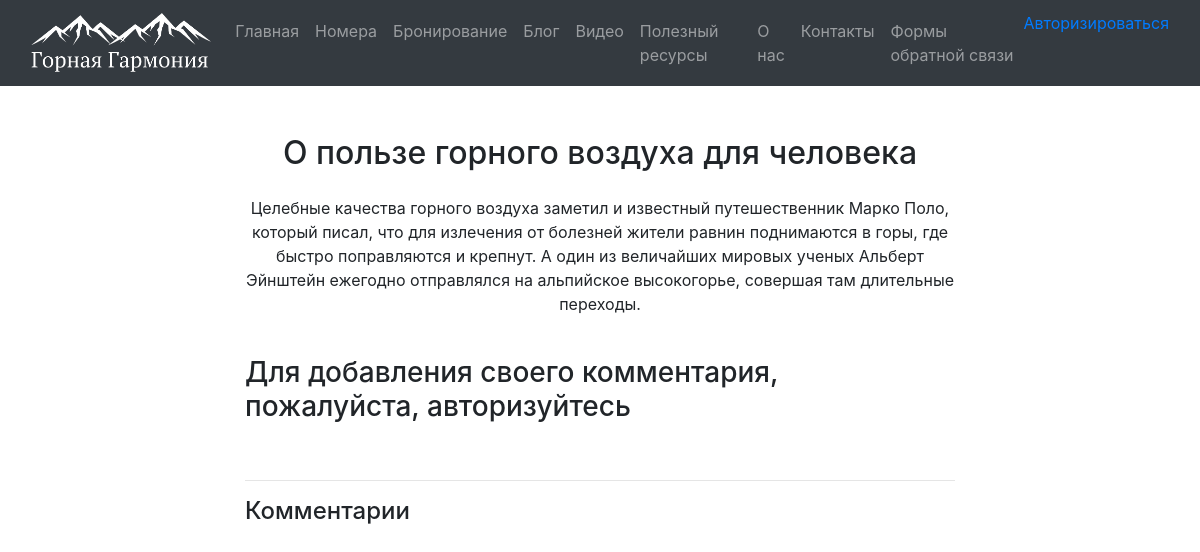
The page /blogpost/1/ on the database as committed earlier.
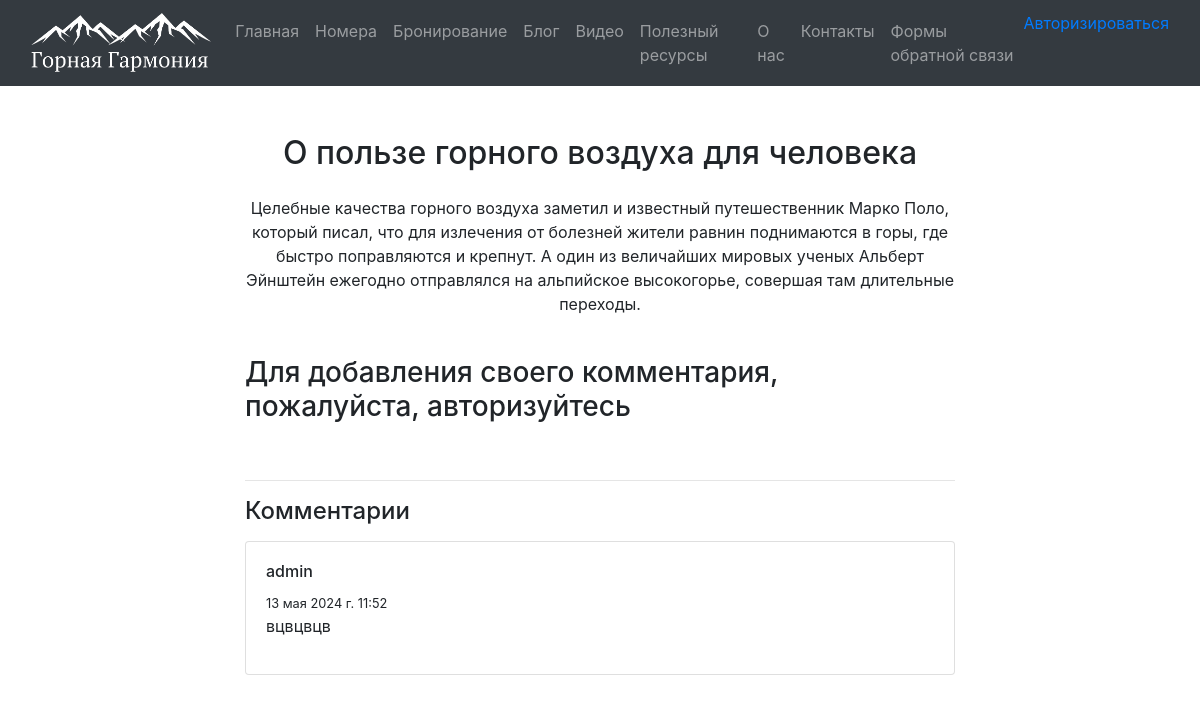
The same page on the database as committed later.
### app/models.py (models this page shows, shortened)
class Comment(models.Model):
    text=models.TextField(verbose_name="текст комментария")
    date=models.DateTimeField(default=datetime.now(),db_index=True, verbose_name="Дата комментария")
    author=models.ForeignKey(User, on_delete=models.CASCADE, verbose_name="Автор комментария")
    post=models.ForeignKey(Blog, on_delete=models.CASCADE, verbose_name="Статья комментария")
    class Meta:
        db_table="Comment"
        ordering=["-date"]
        verbose_name="Комментарии к статье блога"
        verbose_name_plural="Комментарии к статье блога"

### app/views.py (the view)
# urls.py: path('blogpost/<int:parametr>/', views.blogpost, name='blogpost'),
def blogpost(request, parametr):
    assert isinstance(request, HttpRequest)
    post_1 = Blog.objects.get(id=parametr) # запрос на выбор конкретной статьи по параметру
    comments=Comment.objects.filter(post=parametr)
    if request.method == "POST": # после отправки данных формы на сервер методом POST
        form = CommentForm(request.POST)
        if form.is_valid():
            comment_f = form.save(commit=False)
            comment_f.author = request.user # добавляем (так как этого поля нет в форме) в модель Комментария (Comment) в поле автор авторизованного пользователя
            comment_f.date = datetime.now() # добавляем в модель Комментария (Comment) текущую дату
            comment_f.post = Blog.objects.get(id=parametr) # добавляем в модель Комментария (Comment) статью, для которой данный комментарий
            comment_f.save() # сохраняем изменения после добавления полей
            return redirect('blogpost', parametr=post_1.id) # переадресация на ту же страницу статьи после отправки комментария
    else:
        form = CommentForm() # создание формы для ввода комментария
    return render(
        request,
        'app/blogpost.html',
        {
            'post_1': post_1, # передача конкретной статьи в шаблон веб-страницы
            'comments': comments, # передача всех комментариев к данной статье в шаблон веб-страницы
            'form': form, # передача формы добавления комментария в шаблон веб-страницы
            'year':datetime.now().year,
        }
    )

### app/templates/app/blogpost.html (shortened to what this page needs)
<!DOCTYPE html>
{% extends 'app/layout.html' %}
{% load static %}
{% block content %}
<div class="container mt-5">
    <div class="row">
        <div class="col-lg-12 text-center">
            <h2 class="mb-4">{{ post_1.title }}</h2>
        </div>
    </div>
    <div class="row">
        <div class="col-lg-8 offset-lg-2">
            <p class="text-center">{{ post_1.content|linebreaksbr }}</p>
        </div>
    </div>
    {% if user.is_authenticated %}
    <div class="row mt-4">
        <div class="col-lg-8 offset-lg-2">
            <h3 class="mb-3">Добавить комментарий</h3>
            <form method="POST">
                {% csrf_token %}
                <div class="form-group">
                    {{ form.as_p }}
                </div>
                <button type="submit" class="btn btn-success">Отправить комментарий</button>
            </form>
        </div>
    </div>
    {% else %}
    <div class="row mt-4">
        <div class="col-lg-8 offset-lg-2">
            <h3 class="mb-3">Для добавления своего комментария, пожалуйста, авторизуйтесь</h3>
        </div>
    </div>
    {% endif %}
    <div class="row mt-4">
        <div class="col-lg-8 offset-lg-2">
            <hr>
            <h4 class="mb-3">Комментарии</h4>
            {% for comment in comments %}
            <div class="card mb-3">
                <div class="card-body">
                    <h6>{{ comment.author }}</h6>
                    <small>{{ comment.date }}</small>
                    <p>{{ comment.text|linebreaksbr }}</p>
                </div>
            </div>
            {% endfor %}
        </div>
    </div>
</div>
{% endblock %}

Rows that differ between the two databases and show on the page:
added Comment: author "admin", date "13 мая 2024 г. 11:52", text "вцвцвцв"
